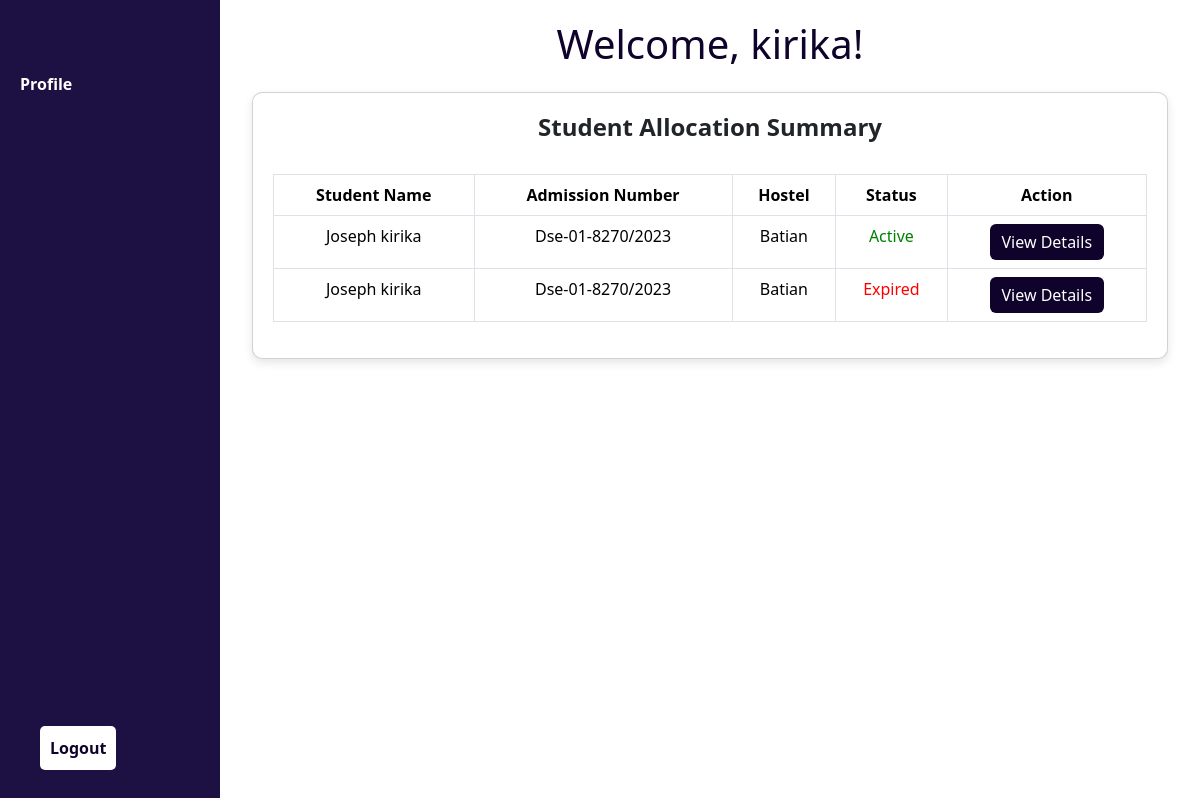
/stude_d.php (signed in), run on the app's committed database.
### tables this page shows
CREATE TABLE `allocations` (
  `allocation_id` int(11) NOT NULL,
  `student_id` int(11) DEFAULT NULL,
  `bed_id` int(11) DEFAULT NULL,
  `allocated_date` timestamp NOT NULL DEFAULT current_timestamp(),
  `allocations_from` datetime NOT NULL,
  `allocations_to` datetime NOT NULL,
  `user_id` int(11) NOT NULL,
  `status` enum('Active','Expired') DEFAULT 'Active'
);

CREATE TABLE `students` (
  `student_id` int(11) NOT NULL,
  `full_name` varchar(255) NOT NULL,
  `admission_number` varchar(50) NOT NULL,
  `email` varchar(100) NOT NULL,
  `contact` varchar(15) NOT NULL,
  `username` varchar(100) NOT NULL,
  `password` varchar(255) NOT NULL,
  `gender` varchar(10) DEFAULT NULL,
  `role` varchar(50) DEFAULT 'Student'
);

CREATE TABLE `hostels` (
  `hostel_id` int(11) NOT NULL,
  `hostel_name` varchar(255) NOT NULL,
  `campus_id` int(11) DEFAULT NULL,
  `capacity` int(11) NOT NULL,
  `gender` varchar(10) DEFAULT NULL,
  `user_id` int(11) DEFAULT NULL
);

### stude_d.php (the view, shortened to what this page needs)
<?php
include('db.php');
$student_id = $_SESSION['student_id'];
$sql = "SELECT
    a.allocation_id,
    s.full_name,
    s.admission_number,
    b.bed_number,
    a.allocated_date,
    a.allocations_from,
    a.allocations_to,
    a.status AS status,
    u.username AS allocated_by,
    hs.hostel_name,
    c.campus_name,
    h.username AS house_keeper,
    r.room_number,
    s.gender
FROM allocations a
JOIN students s ON a.student_id = s.student_id
JOIN beds b ON a.bed_id = b.bed_id
JOIN users u ON a.user_id = u.user_id
JOIN rooms r ON b.room_id = r.room_id
JOIN hostels hs ON r.hostel_id = hs.hostel_id
JOIN campus c ON hs.campus_id = c.campus_id
LEFT JOIN users h ON hs.user_id = h.user_id
WHERE s.student_id = '$student_id'
ORDER BY a.allocations_to DESC";
$result = mysqli_query($conn, $sql);
$allocations = [];
while ($row = mysqli_fetch_assoc($result)) {
    $allocations[] = $row;
}
?>
<!DOCTYPE html>
<html lang="en">
<head>
  <link href="https://cdn.jsdelivr.net/npm/bootstrap@5.3.3/dist/css/bootstrap.min.css" rel="stylesheet" />
</head>
<body>
<div class="sidebar" id="sidebar">
  <a href="./profile.php">Profile</a>
  <div class="logout">
    <a href="login.php">Logout</a>
  </div>
</div>
<div class="content">
  <h1>Welcome, <?php echo htmlspecialchars($_SESSION['username']); ?>!</h1>
  <div class="container mt-4">
    <div class="card">
      <h4 class="fw-bold text-center">Student Allocation Summary</h4>
      <?php if (!empty($allocations)): ?>
<div class="table-responsive">
  <table class="table table-bordered mt-4">
    <thead>
      <tr>
        <th>Student Name</th>
        <th>Admission Number</th>
        <th>Hostel</th>
        <th>Status</th>
        <th>Action</th>
      </tr>
    </thead>
    <tbody>
      <?php foreach ($allocations as $allocation): ?>
      <tr>
        <td><?php echo $allocation['full_name']; ?></td>
        <td><?php echo $allocation['admission_number']; ?></td>
        <td><?php echo $allocation['hostel_name']; ?></td>
        <td style="color: <?php echo ($allocation['status'] === 'Expired') ? 'red' : 'green'; ?>;">
          <?php echo $allocation['status']; ?>
        </td>
        <td>
          <button class="btn btn-primary" data-bs-toggle="modal" data-bs-target="#detailsModal<?php echo $allocation['allocation_id']; ?>">View Details</button>
        </td>
      </tr>
      <?php endforeach; ?>
    </tbody>
  </table>
</div>
<?php else: ?>
  <div class="alert alert-warning text-center fw-bold">No allocation record found.</div>
<?php endif; ?>
    </div>
  </div>
</div>
</body>
</html>

### stude_d.php (style rules this page uses)
body { background-color: #fff; color: #0f032b; margin: 0; padding: 0; height: 100vh; overflow-x: hidden; }
.sidebar { height: 100vh; background-color: #1c1142; padding-top: 60px; position: fixed; width: 220px; top: 0; left: 0; transition: transform 0.3s ease; }
.sidebar a { color: white; display: block; padding: 12px 20px; text-decoration: none; font-weight: bold; }
.logout { position: absolute; bottom: 30px; left: 40px; }
.logout a { background-color: white; color: #0f032b; padding: 10px; border-radius: 5px; text-decoration: none; font-weight: bold; }
.content { margin-left: 220px; padding: 20px; text-align: center; }
.card { background-color: white; border-radius: 10px; padding: 20px; box-shadow: 0px 4px 10px rgba(0, 0, 0, 0.1); overflow-x: auto; }
.btn-primary { background-color: #0f032b !important; color: white !important; border: none !important; }
td, th { text-align: center; }
.table-responsive { overflow-x: auto; width: 100%; }
.container { max-width: 100%; }

### data on the page
allocations: student.full_name "Joseph kirika", student.admission_number "Dse-01-8270/2023", hostels.hostel_name "Batian", status "Active"
allocations: student.full_name "Joseph kirika", student.admission_number "Dse-01-8270/2023", hostels.hostel_name "Batian", status "Expired"

### other printed values
$_SESSION['username'] "kirika"
